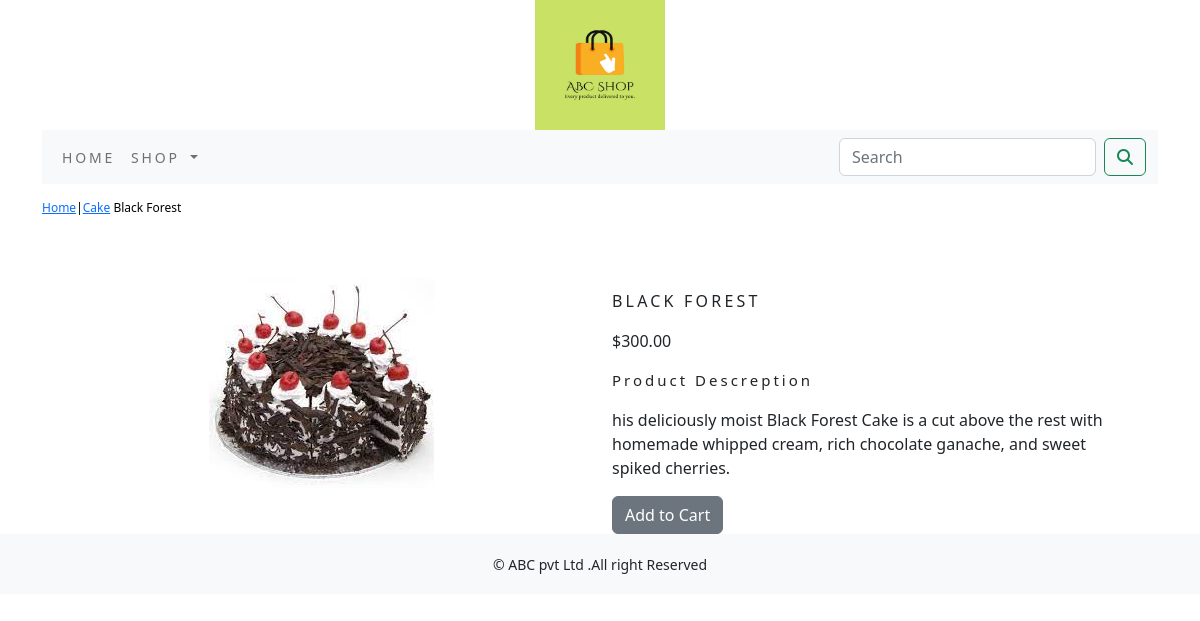
The app's page /shop/cake/black-forest/ with its own data.
### shop/models.py (models this page shows, shortened)
class Product(models.Model):
    name=models.CharField(max_length=250,unique=True)
    slug=models.SlugField(max_length=250,unique=True)
    desc=models.TextField(blank=True)
    price=models.DecimalField(max_digits=10,decimal_places=2)
    category=models.ForeignKey(Category,on_delete=models.CASCADE)
    image=models.ImageField(upload_to='product',blank=True)
    stock=models.IntegerField()
    available=models.BooleanField(default=True)
    created=models.DateTimeField(auto_now_add=True)
    updated=models.DateTimeField(auto_now=True)
    class Meta:
        ordering=('name',)
        verbose_name='product'
        verbose_name_plural='products'

class Category(models.Model):
    name=models.CharField(max_length=250,unique=True)
    slug=models.SlugField(max_length=250,unique=True)
    desc=models.TextField(blank=True)
    image=models.ImageField(upload_to='category',blank=True)
    class Meta:
        ordering=('name',)
        verbose_name='category'
        verbose_name_plural='categories'
    def get_url(self):
        return reverse('shop:products_by_category',args=[self.slug])
    def __str__(self):
        return '{}'.format(self.name)

### shop/views.py (the view)
# urls.py: path('<slug:c_slug>/<slug:product_slug>/',views.proDetail,name='prodCatdetail'),
def proDetail(request,c_slug,product_slug):
    try:
        product=Product.objects.get(category__slug=c_slug,slug=product_slug)
    except Exception as e:
        raise e
    return render(request,'product.html',{'product':product})

### cart/context_processors.py (called while the page is built)
def counter(request):
    item_count=0
    if 'admin' in request.path:
       return {}
    else:
        try:
            cart=Cart.objects.filter(cart_id=_cart_id(request))
            cart_items=CartItem.objects.all().filter(cart=cart[:1])
            for cart_item in cart_items:
                item_count += cart_item.quantity
        except Cart.DoesNotExist:
            item_count =0
    return dict(item_count=item_count)

### cart/views.py (called while the page is built)
def _cart_id(request):
    cart=request.session.session_key
    if not cart:
        cart=request.session.create()
    return cart

### shop/context_processors.py (called while the page is built)
def menu_links(request):
    links=Category.objects.all()
    return dict(links=links)

### templates/product.html (shortened to what this page needs)
{% extends 'base.html' %}
{% load static %}
{% block content %}
<div class="row my_prod_row_class">
    <div class="mx_auto">
        <p><a href="{% url 'shop:allProCat' %}" >Home</a>|<a href="{{product.category.get_url}}">{{product.category}}</a>   {{product.name}} </p>
    </div>
</div>
<div class="container">
<br>
<div class="row">
    <div class="col-12 col-sm-12 col-md-12 col-lg-6 text-center">
        <div style="min-width:18rem;">
            <img src="{{product.image.url}}" alt="{{product.name}}">
        </div>
    </div>
        <div class="col-12 col-sm-12 col-md-12 col-lg-6">
            <div>
            <h1 class="my_prod_title">{{product.name}}</h1>
            <p>${{product.price}}</p>
            <p class="my_title">Product Descreption</p>
             <p class="text-justify my_prod_text">{{product.desc}}</p>
            {% if product.stock <= 0 %}
            <p class="text-justify my_prod_text"><b>Out of stock</b></p>
            {% else %}
            <a class="btn btn-secondary"  href="{% url 'cart:add_cart' product.id %}">Add to Cart</a>
            {% endif %}
        </div>
        </div>
    </div>
</div>
{% endblock %}

### static/css/custom.css (style rules this page uses)
body { font-family: 'Lora', serif; }
.my_title { font-size:15px; text_transform:uppercase; letter-spacing:.2em; }
.my_prod_row_class { padding-top:15px; padding-bottom:20px; }
.my_prod_row_class .mx_auto { color:#000; font-size:12px; text-decoration:none; }
.my_prod_title { font-size:16px; text-transform:uppercase; letter-spacing:.2em; padding-top:15px; padding-bottom:10px; }
.my_prod_text { padding-right:20px; }

### records on screen
Product: category "Cake", name "Black Forest", image (picture), name "BLACK FOREST", price "300.00", desc "his deliciously moist Black Forest Cake is a cut above the rest with homemade whipped cream, rich chocolate ganache, and sweet spiked cherries."
